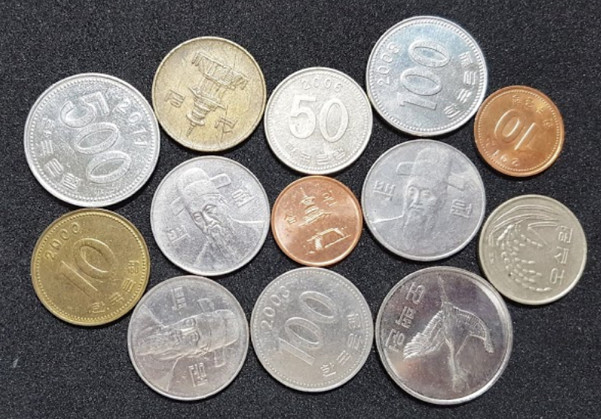
#> input picture img/coins_connected.jpg, 601 x 419 px
$ python WorkshopCoinCount.py
#> lines starting #> are read from the running program, lines starting #| are printed output that depends on the picture; after the words box and inside, x2 and y2 are one past the last pixel; in counts of white or black regions, pixels touching at a corner belong together
import cv2
import numpy as np


img = cv2.imread("../../../../img/coins_connected.jpg")
#> img is the input picture: shape (419, 601, 3); mean B, G, R 119.2, 122.9, 127.3
rows, cols = img.shape[: 2]
#> rows = 419; cols = 601
cv2.imshow("original", img)

mean = cv2.pyrMeanShiftFiltering(img, 20, 20)
cv2.imshow("mean", mean)
gray = cv2.cvtColor(mean, cv2.COLOR_BGR2GRAY)
gray = cv2.GaussianBlur(gray, (3, 3), 0)

_, thresh = cv2.threshold(
    gray,
    0, 255,
    cv2.THRESH_BINARY | cv2.THRESH_OTSU
)
#> thresh: shape (419, 601); 54.8% white; 53 black regions (46 under 20 px), largest, box (x1, y1, x2, y2) and area: (0, 0, 601, 419) 111144, (392, 282, 442, 344) 1102, (441, 274, 481, 310) 904
cv2.imshow("thresh", thresh)
dst = cv2.distanceTransform(
    thresh,
    cv2.DIST_L2,
    3
)
dst = (
        dst /
        (
                dst.max()
                - dst.min()
        )
        * 255
).astype(np.uint8)
cv2.imshow("dst", dst)

localMx = cv2.dilate(
    dst,
    np.ones(
        (50, 50),
        np.uint8
    )
)
lm = np.zeros((rows, cols), np.uint8)
lm[(localMx == dst) & (dst != 0)] = 255
cv2.imshow("localMx", lm)

seeds = np.where(lm == 255)
seed = np.stack(
    (seeds[1], seeds[0]),
    axis=-1
)
fill_mask = np.zeros((
    rows + 2,
    cols + 2
), np.uint8)

for x, y, in seed:
    ret = cv2.floodFill(
        mean,
        fill_mask,
        (x, y),
        (255, 255, 255),
        (10, 10, 10),
        (10, 10, 10)
    )
    cv2.imshow("floodFill", mean)
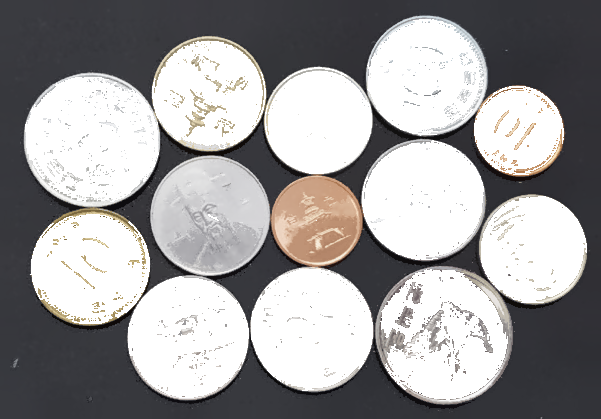
#> mean: shape (419, 601, 3); mean B, G, R 156.5, 155.7, 157.2

gray = cv2.cvtColor(mean, cv2.COLOR_BGR2GRAY)
gray = cv2.GaussianBlur(gray, (5, 5), 0)

ret, thresh = cv2.threshold(
    gray,
    0, 255,
    cv2.THRESH_BINARY | cv2.THRESH_OTSU
)
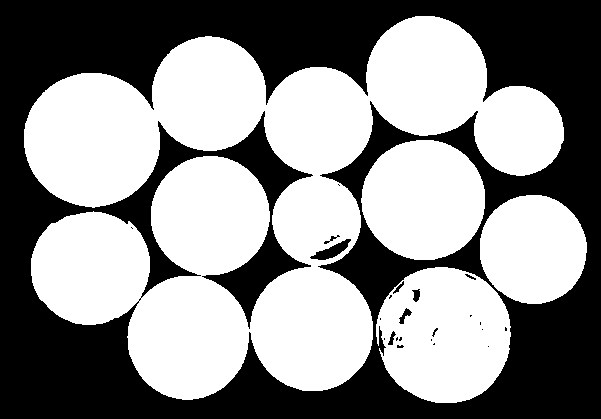
#> thresh: shape (419, 601); 54.8% white; 24 black regions (16 under 20 px), largest, box (x1, y1, x2, y2) and area: (0, 0, 601, 419) 113184, (310, 239, 351, 260) 344, (399, 308, 412, 324) 83
#> ret = 147
dst = cv2.distanceTransform(
    thresh,
    cv2.DIST_L2,
    5
)
dst = (
    (
        dst / (
            dst.max()
            - dst.min()
        )
    )
    * 255
).astype(np.uint8)
cv2.imshow("dst2", dst)

ret, sure_fg = cv2.threshold(
    dst,
    0.5*dst.max(),
    255,
    0
)
#> sure_fg: shape (419, 601); 8.9% white; 12 white regions (1 under 20 px), largest, box (x1, y1, x2, y2) and area: (57, 106, 127, 175) 3705, (283, 300, 340, 358) 2534, (160, 309, 216, 367) 2461
#> ret = 127
cv2.imshow("sure_fg", sure_fg)

# Error occurs
_, bg_th = cv2.threshold(
    dst,
    0.3 * dst.max(),
    255,
    cv2.THRESH_BINARY_INV
)
#> bg_th: shape (419, 601); 78.2% white; 14 black regions, largest, box (x1, y1, x2, y2) and area: (43, 92, 141, 188) 7173, (269, 286, 354, 372) 5502, (147, 295, 230, 381) 5402
bg_dst = cv2.distanceTransform(
    bg_th,
    cv2.DIST_L2,
    5
)
bg_dst = (
    (
        bg_dst / (
            bg_dst.max()
            - bg_dst.min()
        )
    ) * 255
).astype(np.uint8)

# Error Occurs..
ret, sure_bg = cv2.threshold(
    bg_dst,
    0.3 * bg_dst.max(),
    255,
    cv2.THRESH_BINARY
)
#> sure_bg: shape (419, 601); 21.5% white; 5 white regions, box (x1, y1, x2, y2) and area: (0, 0, 395, 419) 30508, (456, 0, 601, 217) 10763, (480, 284, 601, 419) 9254, (206, 386, 414, 419) 2830, (350, 252, 400, 326) 794
#> ret = 76
cv2.imshow("sure_bg", sure_bg)

ret, inv_sure_bg = cv2.threshold(
    sure_bg,
    127, 255,
    cv2.THRESH_BINARY_INV
)
unknown = cv2.subtract(
    inv_sure_bg,
    sure_fg
)
#> unknown: shape (419, 601); 69.6% white; 17 black regions (1 under 20 px), largest, box (x1, y1, x2, y2) and area: (0, 0, 395, 419) 30508, (456, 0, 601, 217) 10763, (480, 284, 601, 419) 9254
cv2.imshow("unknown", unknown)

_, markers = cv2.connectedComponents(sure_fg)
#> markers: shape (419, 601) int32; 13 distinct labels, from 0 to 12

markers += markers
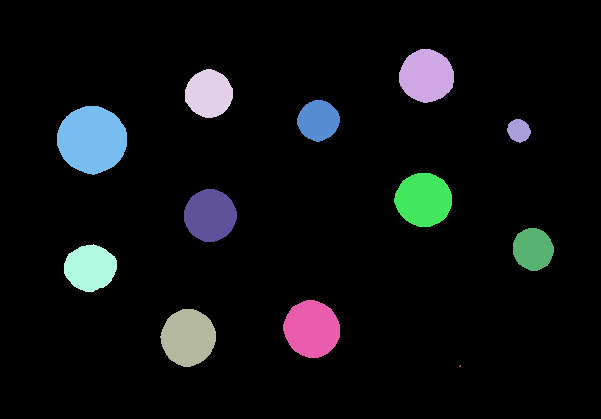
#> markers: shape (419, 601) int32; 13 distinct labels, from 0 to 24; one colour per label, 0 black
markers[unknown == 255] = 0
print("WaterShed Sun", np.unique(markers))
#| WaterShed Sun [ 0  2  4  6  8 10 12 14 16 18 20 22 24]

colors = []
marker_show = np.zeros_like(img)

for mid in np.unique(markers):
    color = [int(j) for j in np.random.randint(0, 255, 3)]
    colors.append((mid, color))
    marker_show[markers == mid] = color
    coords = np.where(markers == mid)
    x, y = coords[1][0], coords[0][0]
    cv2.putText(
        marker_show,
        str(mid),
        (x + 20, y + 20),
        cv2.FONT_HERSHEY_PLAIN,
        2,
        (255, 255, 255)
    )
#> this loop made 13 passes
#> (mid, color, coords, x, y) on passes 3 to 10: (4, [195, 103, 9], 1792 positions, rows 69 to 117, columns 185 to 232, 206, 69), (6, [211, 21, 242], 1344 positions, rows 100 to 141, columns 297 to 339, 314, 100), (8, [36, 87, 70], 3705 positions, rows 106 to 174, columns 57 to 126, 85, 106), (10, [216, 88, 140], 420 positions, rows 119 to 142, columns 507 to 530, 515, 119), (12, [58, 193, 230], 2425 positions, rows 173 to 226, columns 394 to 451, 417, 173), (14, [39, 87, 174], 2169 positions, rows 189 to 241, columns 184 to 236, 205, 189), (16, [88, 81, 165], 1368 positions, rows 228 to 270, columns 513 to 553, 528, 228), (18, [25, 77, 72], 1908 positions, rows 244 to 291, columns 64 to 116, 93, 244)
#> (color, coords, x, y) on passes 1 to 2: ([172, 47, 117], 229407 positions, rows 0 to 418, columns 0 to 600, 0, 0), ([192, 67, 251], 2283 positions, rows 49 to 102, columns 399 to 453, 420, 49)
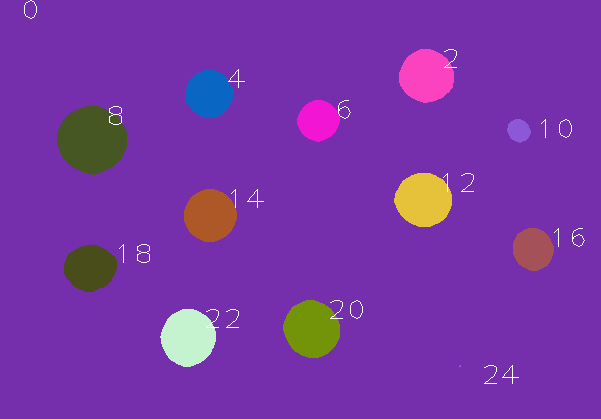
#> marker_show: shape (419, 601, 3); mean of channels 0, 1, 2 165.8, 53.9, 120.2; drawn as B, G, R
#> after the loop, colors = 13 items
cv2.imshow("before", marker_show)

markers = cv2.watershed(img, markers)
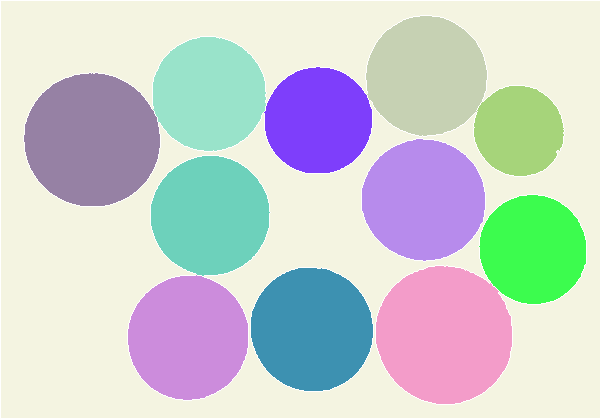
#> markers: shape (419, 601) int32; 13 distinct labels, from -1 to 24; one colour per label, 0 black, -1 white
print("After WaterShed: ", np.unique(markers))
#| After WaterShed:  [-1  2  4  6  8 10 12 14 16 18 20 22 24]

for mid, color in colors:
    marker_show[markers == mid] = color
    coords = np.where(markers == mid)

    if coords[0].size <= 0:
        continue
    x, y = coords[1][0], coords[0][0]
    cv2.putText(
        marker_show,
        str(mid),
        (x + 20, y + 20),
        cv2.FONT_HERSHEY_PLAIN,
        2,
        (255, 255, 255)
    )
#> this loop made 13 passes
#> (mid, color, coords, x, y) on passes 2 to 9: (2, [192, 67, 251], 11294 positions, rows 16 to 135, columns 366 to 486, 420, 16), (4, [195, 103, 9], 10168 positions, rows 37 to 150, columns 153 to 265, 200, 37), (6, [211, 21, 242], 9012 positions, rows 67 to 172, columns 264 to 371, 316, 67), (8, [36, 87, 70], 14221 positions, rows 73 to 205, columns 24 to 159, 89, 73), (10, [216, 88, 140], 6349 positions, rows 86 to 175, columns 474 to 563, 509, 86), (12, [58, 193, 230], 11715 positions, rows 139 to 260, columns 362 to 484, 416, 139), (14, [39, 87, 174], 11116 positions, rows 156 to 275, columns 151 to 269, 202, 156), (16, [88, 81, 165], 9165 positions, rows 195 to 303, columns 479 to 585, 527, 195)
#> (mid, color, coords) on pass 1: (0, [172, 47, 117], (empty array, empty array))
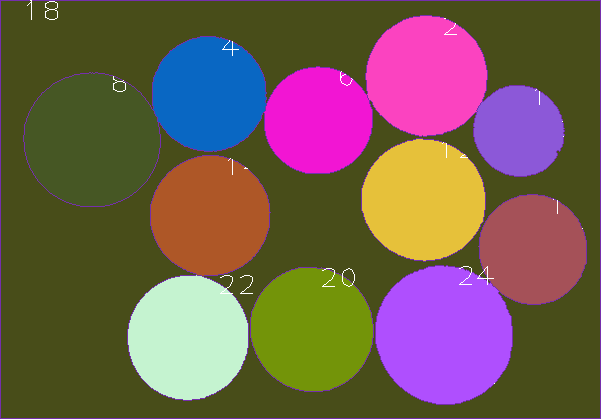
#> marker_show: shape (419, 601, 3); mean of channels 0, 1, 2 80.9, 93.3, 115.7; drawn as B, G, R

marker_show[markers == 1] = (0, 255, 0)
cv2.imshow("WaterShed", img)

mask = np.zeros((rows, cols), np.uint8)
nobg = cv2.bitwise_and(img, img, mask=mask)
#> nobg: shape (419, 601, 3); every value is 0
coin_label = [
    l for l in np.unique(markers)
    if(l != 1 and 1 != -1)
]
#> coin_label = [-1, 2, 4, 6, 8, 10, 12, 14, 16, 18, 20, 22, 24]

for i, label in enumerate(coin_label):
    mask[:, :] = 0
    mask[markers == label] = 255
    coins = cv2.bitwise_and(img, img, mask=mask)
    contour, _ = cv2.findContours(
        mask,
        cv2.RETR_EXTERNAL,
        cv2.CHAIN_APPROX_NONE
    )

    x, y, w, h = cv2.boundingRect(contour[0])
    coin = coins[y: y + h, x: x + w]
    cv2.imshow("coin %d" % (i + 1), coin)
    cv2.imwrite(
        "../../../../img/"
        "coin_test/coin%d.jpg"
        % (i + 1), coin
    )
#> this loop made 13 passes
#> (label, x, y, w, h) on passes 1 to 12: (-1, 0, 0, 601, 419), (2, 366, 16, 121, 120), (4, 153, 37, 113, 114), (6, 264, 67, 108, 106), (8, 24, 73, 136, 133), (10, 474, 86, 90, 90), (12, 362, 139, 123, 122), (14, 151, 156, 119, 120), (16, 479, 195, 107, 109), (18, 1, 1, 599, 417), (20, 251, 268, 122, 123), (22, 128, 275, 120, 125)
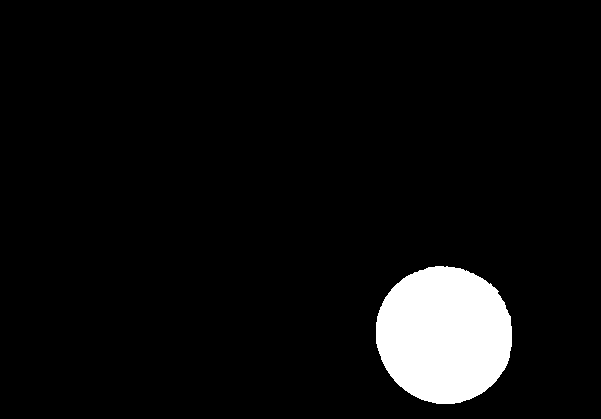
#> mask: shape (419, 601); 5.9% white; 1 white region, box (x1, y1, x2, y2) and area: (376, 266, 512, 404) 14822

cv2.waitKey()
cv2.destroyAllWindows()
